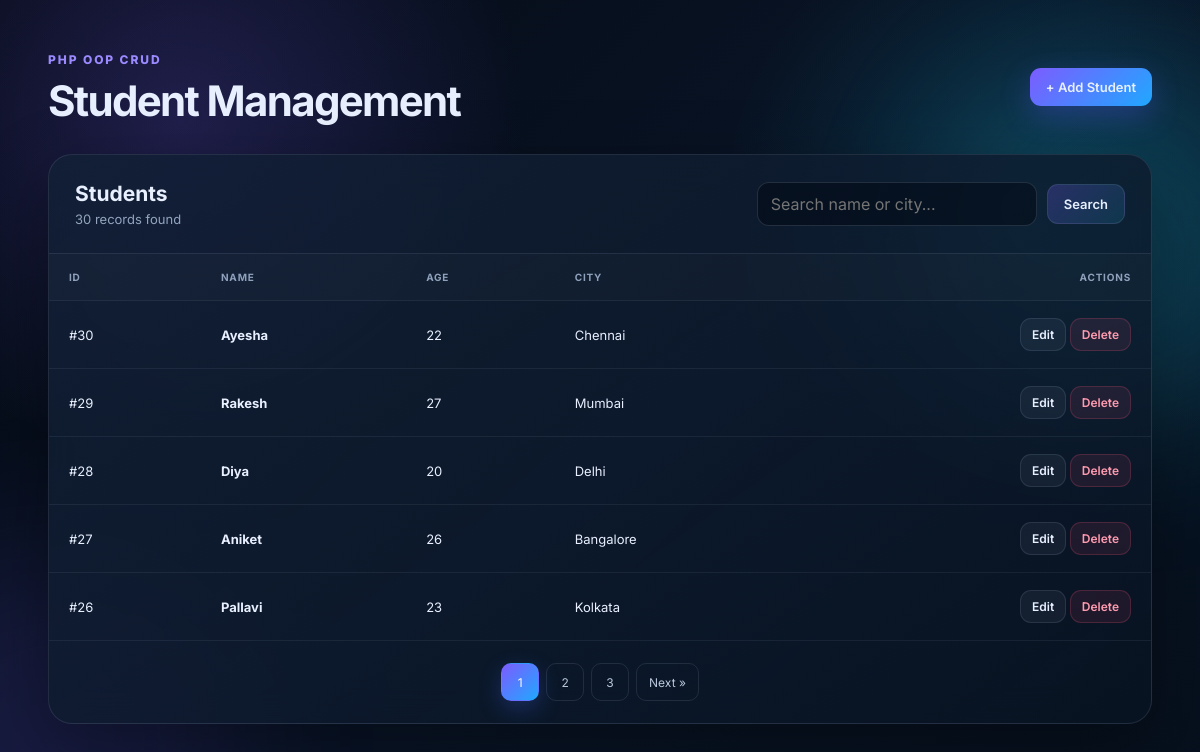
The page / on the database its author committed.
### tables this page shows
CREATE TABLE IF NOT EXISTS `student` (
  `student_id` int unsigned NOT NULL AUTO_INCREMENT,
  `student_name` varchar(100) NOT NULL,
  `student_age` tinyint unsigned NOT NULL,
  `student_city` int unsigned NOT NULL,
  `created_at` timestamp NOT NULL DEFAULT CURRENT_TIMESTAMP,
  PRIMARY KEY (`student_id`),
  KEY `idx_student_city` (`student_city`),
  KEY `idx_student_name` (`student_name`),
  CONSTRAINT `fk_student_city` FOREIGN KEY (`student_city`) REFERENCES `city_id` (`c_id`) ON UPDATE CASCADE ON DELETE RESTRICT
);

CREATE TABLE IF NOT EXISTS `city_id` (
  `c_id` int unsigned NOT NULL AUTO_INCREMENT,
  `c_name` varchar(100) NOT NULL,
  PRIMARY KEY (`c_id`),
  UNIQUE KEY `uk_city_name` (`c_name`)
);

### Database.php (called while the page is built, shortened)
<?php
class Database
{
    private mysqli $mysqli;
    public function __construct()
    {
        try {
            $this->mysqli = new mysqli(DB_HOST, DB_USER, DB_PASS, DB_NAME);
            $this->mysqli->set_charset('utf8mb4');
        } catch (mysqli_sql_exception $e) {
            die('Database connection failed. Please check config.php and import database.sql.');
        }
    }
    public function getStudents(int $page, int $perPage, string $search = ''): array
    {
        $offset = ($page - 1) * $perPage;
        $like = '%' . $search . '%';
        $sql = "SELECT s.student_id, s.student_name, s.student_age, s.student_city,
                       c.c_name AS city_name
                FROM student s
                INNER JOIN city_id c ON s.student_city = c.c_id
                WHERE s.student_name LIKE ? OR c.c_name LIKE ?
                ORDER BY s.student_id DESC
                LIMIT ? OFFSET ?";
        $stmt = $this->mysqli->prepare($sql);
        $stmt->bind_param('ssii', $like, $like, $perPage, $offset);
        $stmt->execute();
        return $stmt->get_result()->fetch_all(MYSQLI_ASSOC);
    }
    public function countStudents(string $search = ''): int
    {
        $like = '%' . $search . '%';
        $stmt = $this->mysqli->prepare(
            'SELECT COUNT(*) AS total FROM student s INNER JOIN city_id c ON s.student_city = c.c_id
             WHERE s.student_name LIKE ? OR c.c_name LIKE ?'
        );
        $stmt->bind_param('ss', $like, $like);
        $stmt->execute();
        return (int) $stmt->get_result()->fetch_assoc()['total'];
    }
}

### index.php (the view, shortened to what this page needs)
<?php
require_once __DIR__ . '/Database.php';
$db = new Database();
$perPage = 5;
$page = max(1, (int)($_GET['page'] ?? 1));
$search = trim($_GET['search'] ?? '');
$total = $db->countStudents($search);
$totalPages = max(1, (int)ceil($total / $perPage));
$students = $db->getStudents($page, $perPage, $search);
function pageUrl(int $page, string $search): string {
    $params = ['page' => $page];
    return '?' . http_build_query($params);
}
?>
<!doctype html>
<html lang="en">
<head>
<link rel="stylesheet" href="assets/css/style.css">
</head>
<body>
<div class="container">
    <header class="topbar">
        <div><span class="eyebrow">PHP OOP CRUD</span><h1>Student Management</h1></div>
        <a class="btn btn-primary" href="form.php">+ Add Student</a>
    </header>
    <section class="card">
        <div class="toolbar">
            <div><h2>Students</h2><p><?= $total ?> record<?= $total === 1 ? '' : 's' ?> found</p></div>
            <form class="search" method="get">
                <input type="search" name="search" value="<?= htmlspecialchars($search) ?>" placeholder="Search name or city...">
                <button class="btn btn-secondary" type="submit">Search</button>
            </form>
        </div>
        <div class="table-wrap">
        <table>
            <thead><tr><th>ID</th><th>Name</th><th>Age</th><th>City</th><th class="actions">Actions</th></tr></thead>
            <tbody>
            <?php if (!$students): ?>
                <tr><td colspan="5" class="empty">No students found.</td></tr>
            <?php else: foreach ($students as $student): ?>
                <tr>
                    <td>#<?= (int)$student['student_id'] ?></td>
                    <td><strong><?= htmlspecialchars($student['student_name']) ?></strong></td>
                    <td><?= (int)$student['student_age'] ?></td>
                    <td><?= htmlspecialchars($student['city_name']) ?></td>
                    <td class="actions">
                        <a class="btn btn-small" href="form.php?id=<?= (int)$student['student_id'] ?>">Edit</a>
                        <button class="btn btn-small btn-danger delete-btn" data-id="<?= (int)$student['student_id'] ?>" data-name="<?= htmlspecialchars($student['student_name'], ENT_QUOTES) ?>">Delete</button>
                    </td>
                </tr>
            <?php endforeach; endif; ?>
            </tbody>
        </table>
        </div>
        <?php if ($totalPages > 1): ?>
        <nav class="pagination" aria-label="Pagination">
            <?php
            $start = max(1, $page - 2); $end = min($totalPages, $page + 2);
            for ($i=$start; $i<=$end; $i++):
            ?><a class="<?= $i === $page ? 'active' : '' ?>" href="<?= pageUrl($i, $search) ?>"><?= $i ?></a><?php endfor; ?>
            <?php if ($page < $totalPages): ?><a href="<?= pageUrl($page+1, $search) ?>">Next &raquo;</a><?php endif; ?>
        </nav>
        <?php endif; ?>
    </section>
</div>
</body>
</html>

### assets/css/style.css (style rules this page uses)
:root { --bg: #07111f; --card: rgba(15, 27, 46, .78); --line: rgba(148, 163, 184, .16); --text: #e8f0ff; --muted: #93a4bd; --primary: #7c5cff; --cyan: #20d9ff; --danger: #ff557a; --shadow: 0 24px 70px rgba(0, 0, 0, .35) }
* { box-sizing: border-box }
html { scroll-behavior: smooth }
body { margin: 0; min-height: 100vh; font-family: Inter, system-ui, sans-serif; color: var(--text); background: radial-gradient(circle at 15% 15%, rgba(124, 92, 255, .22), transparent 28%), radial-gradient(circle at 85% 25%, rgba(32, 217, 255, .16), transparent 25%), linear-gradient(135deg, #050b15, #091426 55%, #06101d); overflow-x: hidden }
body:before, body:after { content: ""; position: fixed; width: 380px; height: 380px; border-radius: 50%; filter: blur(80px); opacity: .14; z-index: -1; animation: float 12s ease-in-out infinite alternate }
body:before { background: #7c5cff; left: -140px; bottom: -130px }
body:after { background: #20d9ff; right: -120px; top: 60px; animation-delay: -5s }
.container { width: min(1180px, 92%); margin: 0 auto; padding: 48px 0 70px }
.topbar { display: flex; align-items: center; justify-content: space-between; gap: 24px; margin-bottom: 28px }
.eyebrow { display: inline-block; color: #9b8aff; font-size: 12px; font-weight: 800; letter-spacing: .16em; text-transform: uppercase; margin-bottom: 8px }
.topbar h1 { margin: 0; font-size: clamp(28px, 4vw, 42px); letter-spacing: -.04em }
.card { position: relative; background: linear-gradient(145deg, rgba(18, 32, 54, .88), rgba(9, 20, 35, .74)); border: 1px solid var(--line); border-radius: 24px; box-shadow: var(--shadow); backdrop-filter: blur(18px); overflow: hidden }
.card:before { content: ""; position: absolute; inset: 0; background: linear-gradient(115deg, transparent 35%, rgba(255, 255, 255, .035), transparent 65%); transform: translateX(-100%); animation: shine 8s ease-in-out infinite; pointer-events: none }
.toolbar { display: flex; align-items: center; justify-content: space-between; gap: 20px; padding: 26px; border-bottom: 1px solid var(--line) }
.toolbar h2 { margin: 0 0 5px; font-size: 21px }
.toolbar p { margin: 0; color: var(--muted); font-size: 13px }
.search { display: flex; gap: 10px; align-items: center }
.search input { width: 280px }
input, select { width: 100%; border: 1px solid rgba(148, 163, 184, .2); background: rgba(3, 10, 20, .55); color: var(--text); border-radius: 12px; padding: 13px 14px; outline: 0; font: inherit; transition: .25s }
.search input { padding: 11px 13px }
.btn { display: inline-flex; align-items: center; justify-content: center; gap: 7px; text-decoration: none; border: 1px solid var(--line); background: rgba(148, 163, 184, .08); color: var(--text); border-radius: 11px; padding: 11px 16px; font: 600 13px Inter, sans-serif; cursor: pointer; transition: transform .2s, box-shadow .2s, border-color .2s, background .2s }
.btn-primary { border: 0; background: linear-gradient(135deg, #7c5cff, #20a8ff); box-shadow: 0 10px 30px rgba(91, 85, 255, .3) }
.btn-secondary { background: linear-gradient(135deg, rgba(124, 92, 255, .25), rgba(32, 217, 255, .12)) }
.btn-danger { color: #ff9bb0; background: rgba(255, 85, 122, .09); border-color: rgba(255, 85, 122, .2) }
.btn-small { padding: 8px 11px; font-size: 12px }
.table-wrap { overflow: auto }
table { width: 100%; border-collapse: collapse; min-width: 720px }
th, td { text-align: left; padding: 17px 20px; border-bottom: 1px solid rgba(148, 163, 184, .1); font-size: 13px }
th { color: #8fa1bb; text-transform: uppercase; letter-spacing: .08em; font-size: 10px; background: rgba(255, 255, 255, .015) }
tbody tr { transition: .22s }
td strong { font-weight: 700 }
.actions { white-space: nowrap; text-align: right }
.pagination { display: flex; justify-content: center; gap: 7px; padding: 22px; flex-wrap: wrap }
.pagination a { min-width: 38px; height: 38px; padding: 0 12px; display: grid; place-items: center; border: 1px solid var(--line); border-radius: 10px; color: #b9c7dc; text-decoration: none; font-size: 12px; transition: .2s }
.pagination a:hover, .pagination a.active { color: white; border-color: transparent; background: linear-gradient(135deg, #7c5cff, #20a8ff); box-shadow: 0 8px 22px rgba(69, 112, 255, .25) }

### rows shown on the page
student: student_id "30", student_name "Ayesha", student_age "22", student_city.c_name "Chennai"
student: student_id "29", student_name "Rakesh", student_age "27", student_city.c_name "Mumbai"
student: student_id "28", student_name "Diya", student_age "20", student_city.c_name "Delhi"
student: student_id "27", student_name "Aniket", student_age "26", student_city.c_name "Bangalore"
student: student_id "26", student_name "Pallavi", student_age "23", student_city.c_name "Kolkata"

### other values the page prints
$total "30"
